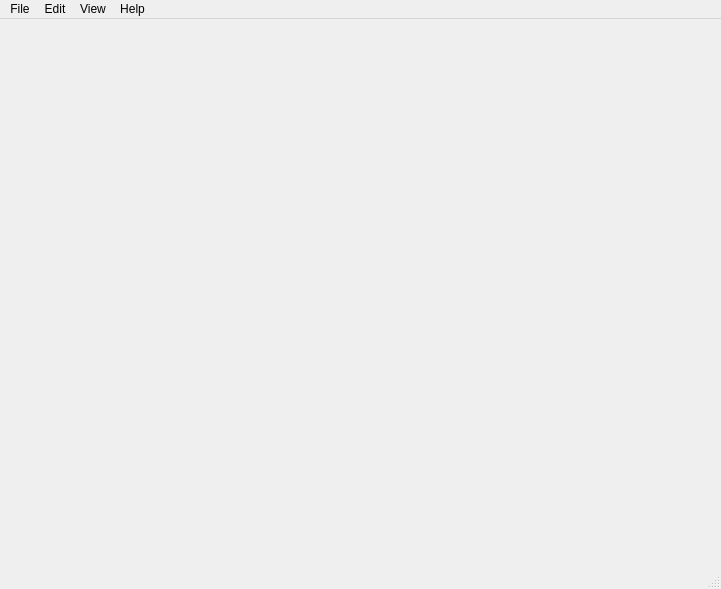
<?xml version="1.0" encoding="UTF-8"?>
<ui version="4.0">
 <class>MainWindow</class>
 <widget class="QMainWindow" name="MainWindow">
  <property name="geometry">
   <rect>
    <x>0</x>
    <y>0</y>
    <width>721</width>
    <height>589</height>
   </rect>
  </property>
  <property name="windowTitle">
   <string>MainWindow</string>
  </property>
  <widget class="QWidget" name="centralwidget"/>
  <widget class="QMenuBar" name="menubar">
   <property name="geometry">
    <rect>
     <x>0</x>
     <y>0</y>
     <width>721</width>
     <height>24</height>
    </rect>
   </property>
   <widget class="QMenu" name="menug">
    <property name="title">
     <string>File</string>
    </property>
   </widget>
   <widget class="QMenu" name="menua">
    <property name="title">
     <string>Edit</string>
    </property>
   </widget>
   <widget class="QMenu" name="menug_2">
    <property name="title">
     <string>View</string>
    </property>
   </widget>
   <widget class="QMenu" name="menug_3">
    <property name="title">
     <string>Help</string>
    </property>
   </widget>
   <addaction name="menug"/>
   <addaction name="menua"/>
   <addaction name="menug_2"/>
   <addaction name="menug_3"/>
  </widget>
  <widget class="QStatusBar" name="statusbar"/>
  <action name="actiona">
   <property name="text">
    <string>a</string>
   </property>
  </action>
  <action name="actiong">
   <property name="text">
    <string>g</string>
   </property>
  </action>
  <action name="actiong_2">
   <property name="text">
    <string>g</string>
   </property>
  </action>
  <action name="actiono">
   <property name="text">
    <string>o</string>
   </property>
  </action>
  <action name="actiont">
   <property name="text">
    <string>t</string>
   </property>
  </action>
  <action name="actiong_3">
   <property name="text">
    <string>g</string>
   </property>
  </action>
  <action name="actiong_4">
   <property name="text">
    <string>g</string>
   </property>
  </action>
  <action name="actiono_2">
   <property name="text">
    <string>o</string>
   </property>
  </action>
  <action name="actiont_2">
   <property name="text">
    <string>t</string>
   </property>
  </action>
  <action name="actiong_5">
   <property name="text">
    <string>g</string>
   </property>
  </action>
  <action name="actiono_3">
   <property name="text">
    <string>o</string>
   </property>
  </action>
  <action name="actiont_3">
   <property name="text">
    <string>t</string>
   </property>
  </action>
  <action name="actiono_4">
   <property name="text">
    <string>o</string>
   </property>
  </action>
  <action name="actiont_4">
   <property name="text">
    <string>t</string>
   </property>
  </action>
  <action name="actiont_5">
   <property name="text">
    <string>t</string>
   </property>
  </action>
 </widget>
 <resources/>
 <connections/>
</ui>
